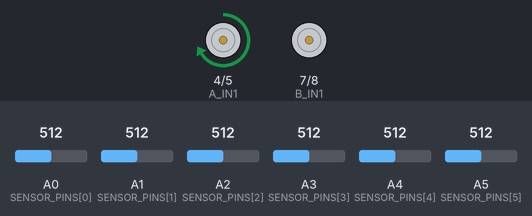
A sketch run on a simulated Arduino Uno, built with avr-gcc and run on an emulated ATmega328P. Shown: motor-driver pin pairs drawn as motors (green arrow = first pin HIGH = forward, orange = second pin HIGH = backward, longer = more drive, scaled by the enable pin). The test bench sets the inputs (shaded band); at power-on: A0 (SENSOR_PINS[0]) = 512, A5 (SENSOR_PINS[5]) = 512, A1 (SENSOR_PINS[1]) = 512, A2 (SENSOR_PINS[2]) = 512, A3 (SENSOR_PINS[3]) = 512, A4 (SENSOR_PINS[4]) = 512. What the sketch prints to the serial monitor is not drawn.

Above: at 1.2 s.
1.3 s: A0 (SENSOR_PINS[0]) set to 539
4.3 s: A0 (SENSOR_PINS[0]) set to 560
At 5.5 s:
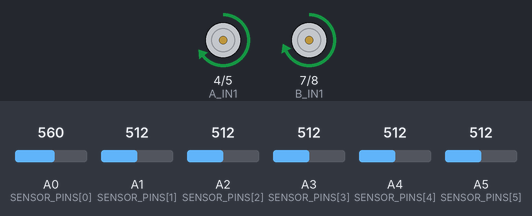
5.8 s: A5 (SENSOR_PINS[5]) set to 490
At 6.8 s:
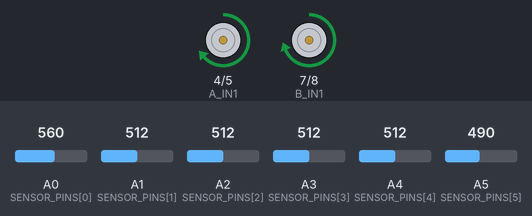
7.3 s: A1 (SENSOR_PINS[1]) set to 716
At 7.9 s:
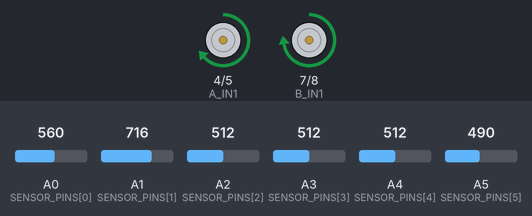
8.8 s: A2 (SENSOR_PINS[2]) set to 306
At 9.1 s:
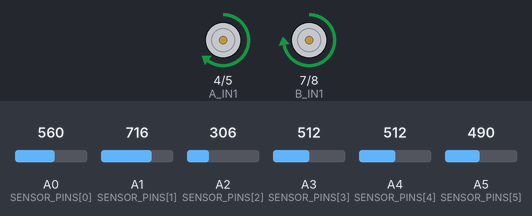
10.3 s: A5 (SENSOR_PINS[5]) set to 510
At 11.4 s:
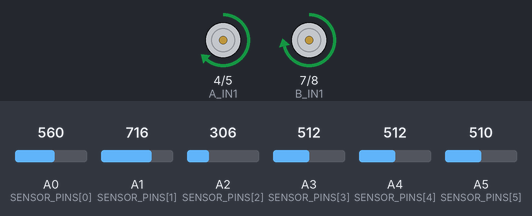
Timing chart, 0 to 12.8 s (numbered marks = the images above; inputs shaded):
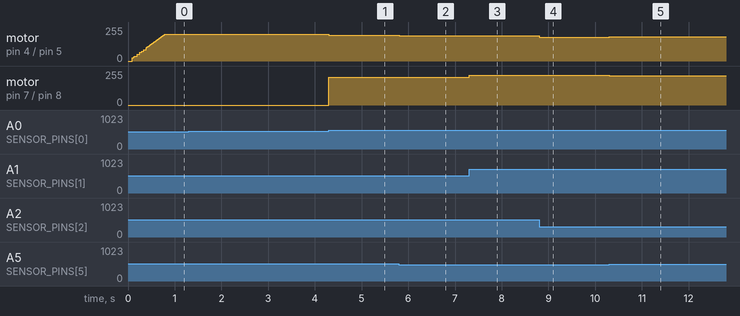

Measured:
- the behaviour switches between 550 and 551 on A0 (SENSOR_PINS[0]) (found by bisection; images 0 and 1)
- after the input at 4.3 s, motor on pin 4 (A_IN1) / pin 5 (A_IN2): forward 200/255 → forward 193/255 at once; motor on pin 7 (B_IN1) / pin 8 (B_IN2): stopped → forward 207/255 at once
- after the input at 5.8 s, motor on pin 4 (A_IN1) / pin 5 (A_IN2): forward 193/255 → forward 190/255 at once; motor on pin 7 (B_IN1) / pin 8 (B_IN2): forward 207/255 → forward 210/255 at once
- after the input at 7.3 s, motor on pin 7 (B_IN1) / pin 8 (B_IN2): forward 210/255 → forward 225/255 at once
- after the input at 8.8 s, motor on pin 4 (A_IN1) / pin 5 (A_IN2): forward 190/255 → forward 177/255 at once; motor on pin 7 (B_IN1) / pin 8 (B_IN2): forward 225/255 → forward 223/255 at once
- after the input at 10.3 s, motor on pin 4 (A_IN1) / pin 5 (A_IN2): forward 177/255 → forward 181/255 at once; motor on pin 7 (B_IN1) / pin 8 (B_IN2): forward 223/255 → forward 219/255 at once

The sketch:

leader-v2.ino
```cpp
#include "pins.h"
#include "sensors.h"
#include "wheel_control.h"

// ===== デバッグ設定 =====
#ifndef DEBUG_SENSOR_PRINT
#define DEBUG_SENSOR_PRINT 0  // 1: センサ出力を有効化
#endif
#ifndef DEBUG_PWM_PLOTTER
#define DEBUG_PWM_PLOTTER 1   // 1: PWMシリアルプロッター出力を有効化
#endif

// ===== センサパラメータ =====
int THRESHOLD = 500;
int HYST = 50;
float LINE_WHITE = 300.0f;
float LINE_BLACK = 900.0f;
float LINE_EPS = 0.01f;

// ===== モータパラメータ =====
int MAX_PWM = 255;
int MIN_PWM = 0;  // 逆回転でブレーキ効果
int BASE_SPEED = 200;
unsigned long RAMP_UP_MS = 1000;  // ソフトスタート時間（ms）
int LOST_TURN_PWM = 200;           // ライン見失い時の旋回PWM差分
int LOST_SPEED = 200;              // ライン見失い時のベース速度

// ===== PIDパラメータ =====
float Kp = 200.0f;
float Ki = 0.0f;
float Kd = 20.0f;
float PID_I_LIMIT = 100.0f;

struct PIDState {
  float integral = 0.0f;
  float lastError = 0.0f;
  unsigned long lastTime = 0;

  void reset() {
    integral = 0.0f;
    lastError = 0.0f;
    lastTime = 0;
  }
};

float computePidCorrection(PIDState& pid, float error) {
  unsigned long now = millis();
  float dt = 0.0f;
  if (pid.lastTime != 0) {
    dt = (now - pid.lastTime) / 1000.0f;
  }
  pid.lastTime = now;

  float derivative = 0.0f;
  if (dt > 0.0f) {
    pid.integral += error * dt;
    pid.integral = constrain(pid.integral, -PID_I_LIMIT, PID_I_LIMIT);
    derivative = (error - pid.lastError) / dt;
  }
  pid.lastError = error;

  return Kp * error + Ki * pid.integral + Kd * derivative;
}

namespace {
PIDState pid;
unsigned long startTime = 0;
}

void setup() {
  Serial.begin(115200);
  setupWheelPins();

  startTime = millis();
}

void loop() {
  Sense s = readSensors();
  unsigned long now = millis();

  int leftSpeed;
  int rightSpeed;
  float error = 0.0f;
  float correction = 0.0f;

  if (s.allWhite) {
    // 内側のタイヤだけ下げて旋回
    // lastBlackDirState=-1(ラインが左) → 左旋回 → 左を下げる
    // lastBlackDirState>=0(ラインが右or中央) → 右旋回 → 右を下げる
    if (s.lastBlackDirState < 0) {
      // 左旋回: 左を下げる
      leftSpeed = LOST_SPEED - LOST_TURN_PWM;
      rightSpeed = LOST_SPEED;
    } else {
      // 右旋回: 右を下げる
      leftSpeed = LOST_SPEED;
      rightSpeed = LOST_SPEED - LOST_TURN_PWM;
    }
    pid.reset();
  } else {
    error = computeError(s);
    correction = computePidCorrection(pid, error);

    // 両輪差動: 内輪を下げ、外輪を上げる
    // error正 = 機体が右 → 左旋回 → 左下げ・右上げ
    // error負 = 機体が左 → 右旋回 → 左上げ・右下げ
    int corr = (int)correction;
    leftSpeed = BASE_SPEED - corr;
    rightSpeed = BASE_SPEED + corr;
  }

  // PWM上限を決定
  int currentMaxPwm = MAX_PWM;

  // ソフトスタート: 経過時間に応じてPWM上限を制限
  unsigned long elapsed = now - startTime;
  if (elapsed < RAMP_UP_MS) {
    currentMaxPwm = (int)((long)MAX_PWM * elapsed / RAMP_UP_MS);
  }

  // ラインロスト時はさらに上限を下げる
  if (s.allWhite && currentMaxPwm > LOST_SPEED) {
    currentMaxPwm = LOST_SPEED;
  }

  leftSpeed = constrain(leftSpeed, MIN_PWM, currentMaxPwm);
  rightSpeed = constrain(rightSpeed, MIN_PWM, currentMaxPwm);

  setWheels(leftSpeed, rightSpeed);

#if DEBUG_SENSOR_PRINT
  // センサデバッグ出力
  for (size_t i = 0; i < SENSOR_COUNT; ++i) {
    Serial.print(F("S"));
    Serial.print(i);
    Serial.print(F(":"));
    Serial.print(s.raw[i]);
    Serial.print(F("\t"));
  }
  Serial.print(F("Err:"));
  Serial.print(error);
  Serial.print(F("\tCorr:"));
  Serial.print(correction);
  Serial.print(F("\tL:"));
  Serial.print(leftSpeed);
  Serial.print(F("\tR:"));
  Serial.println(rightSpeed);
#endif

#if DEBUG_PWM_PLOTTER
  // シリアルプロッター用PWM出力
  Serial.print(F("Left:"));
  Serial.print(leftSpeed);
  Serial.print(F("\tRight:"));
  Serial.print(rightSpeed);
  Serial.print(F("\tMax:"));
  Serial.print(MAX_PWM);
  Serial.print(F("\tMin:"));
  Serial.println(MIN_PWM);
#endif
}
```

sensors.h
```cpp
#pragma once
#include <Arduino.h>

inline constexpr size_t SENSOR_COUNT = 6;

struct Sense {
  int raw[SENSOR_COUNT];
  bool isBlack[SENSOR_COUNT];

  bool anyBlack;
  bool allBlack;
  bool allWhite;
  int blackDirState;      // -1=左寄り, 0=中央, +1=右寄り
  int lastBlackDirState;  // 最後に黒を検出したときのdirState
};

Sense readSensors();
float computeError(const Sense& s);
void debugPrintSensors(const Sense& s);
```

sensors.ino
```cpp
#include "sensors.h"
#include "pins.h"

extern int THRESHOLD;
extern int HYST;
extern float LINE_WHITE;
extern float LINE_BLACK;
extern float LINE_EPS;

namespace {

bool applyHysteresis(int raw, bool lastState, int thH, int thL) {
  return lastState ? (raw > thL) : (raw > thH);
}

int computeBlackDirState(const Sense& s) {
  bool left = false;
  bool right = false;
  bool center = false;

  // 6センサー弓形配置:
  //     S2  S3    (中央・前)
  //   S1      S4  (中間)
  // S0          S5 (外側・後)
  // S0,S1 = 左, S2,S3 = 中央, S4,S5 = 右
  for (size_t i = 0; i < SENSOR_COUNT; ++i) {
    if (!s.isBlack[i]) continue;
    if (i <= 1)      left = true;
    else if (i >= 4) right = true;
    else             center = true;
  }

  if (left && !right) return -1;
  if (right && !left) return +1;
  return 0;
}

}  // namespace

Sense readSensors() {
  static bool lastBlack[SENSOR_COUNT] = {};
  static int lastDirState = 0;

  Sense s{};
  int thH = THRESHOLD + HYST;
  int thL = THRESHOLD - HYST;

  for (size_t i = 0; i < SENSOR_COUNT; ++i) {
    s.raw[i] = analogRead(SENSOR_PINS[i]);
    s.isBlack[i] = applyHysteresis(s.raw[i], lastBlack[i], thH, thL);
    lastBlack[i] = s.isBlack[i];
  }

  s.anyBlack = false;
  s.allBlack = true;
  for (size_t i = 0; i < SENSOR_COUNT; ++i) {
    if (s.isBlack[i]) s.anyBlack = true;
    else              s.allBlack = false;
  }
  s.allWhite = !s.anyBlack;

  s.blackDirState = computeBlackDirState(s);
  if (s.anyBlack) {
    lastDirState = s.blackDirState;
  }
  s.lastBlackDirState = lastDirState;

  return s;
}

float computeError(const Sense& s) {
  static float lastErr = 0.0f;

  auto norm = [](int v) -> float {
    extern float LINE_WHITE, LINE_BLACK;
    float x = (v - LINE_WHITE) / (LINE_BLACK - LINE_WHITE);
    if (x < 0.0f) x = 0.0f;
    if (x > 1.0f) x = 1.0f;
    return x;
  };

  // 機体が右にずれている → error正
  // 6センサー弓形配置: S0(左外)→S5(右外)の順で重み付け
  static const float weights[SENSOR_COUNT] = {1.0f, 0.6f, 0.2f, -0.2f, -0.6f, -1.0f};
  float sum = 0.0f;
  float weighted = 0.0f;

  for (size_t i = 0; i < SENSOR_COUNT; ++i) {
    float b = norm(s.raw[i]);
    sum += b;
    weighted += b * weights[i];
  }

  if (sum < LINE_EPS) {
    return lastErr;
  }

  float err = weighted / sum;
  lastErr = err;
  return err;
}

void debugPrintSensors(const Sense& s) {
  Serial.print(F("[Sensors]"));
  for (size_t i = 0; i < SENSOR_COUNT; ++i) {
    Serial.print(F(" "));
    Serial.print(s.raw[i]);
    Serial.print(s.isBlack[i] ? F("B") : F("W"));
  }
  Serial.print(F(" dir="));
  Serial.print(s.blackDirState);
  Serial.print(F(" last="));
  Serial.println(s.lastBlackDirState);
}
```

wheel_control.h
```cpp
#pragma once

#include <Arduino.h>

// 速度符号付き指定：正=前進、負=後退、0=停止（惰性寄り）
void setupWheelPins();
void setWheelA(int speedSigned);
void setWheelB(int speedSigned);

// 左右同時設定（LEFT_IS_Aに合わせて割当）
// left>right → 右旋回（ω<0）、right>left → 左旋回（ω>0）
void setWheels(int leftSpeed, int rightSpeed);
```

wheel_control.ino
```cpp
#include "wheel_control.h"
#include "pins.h"

extern int MAX_PWM;
extern int MIN_PWM;

namespace {
void drivePins(int IN1, int IN2, bool cw) {
  digitalWrite(IN1, cw ? HIGH : LOW);
  digitalWrite(IN2, cw ? LOW  : HIGH);
}

void setWheel(int speedSigned, uint8_t in1, uint8_t in2, uint8_t pwmPin) {
  int spd = constrain(abs(speedSigned), MIN_PWM, MAX_PWM);
  if (speedSigned > 0)      drivePins(in1, in2, true);
  else if (speedSigned < 0) drivePins(in1, in2, false);
  else {
    digitalWrite(in1, LOW);
    digitalWrite(in2, LOW);
  }
  analogWrite(pwmPin, spd);
}
}  // namespace

void setupWheelPins() {
  pinMode(A_IN1, OUTPUT);
  pinMode(A_IN2, OUTPUT);
  pinMode(A_PWM, OUTPUT);
  pinMode(B_IN1, OUTPUT);
  pinMode(B_IN2, OUTPUT);
  pinMode(B_PWM, OUTPUT);

  digitalWrite(A_IN1, LOW);
  digitalWrite(A_IN2, LOW);
  digitalWrite(B_IN1, LOW);
  digitalWrite(B_IN2, LOW);
  analogWrite(A_PWM, 0);
  analogWrite(B_PWM, 0);
}

void setWheelA(int speedSigned) {
  setWheel(speedSigned, A_IN1, A_IN2, A_PWM);
}

void setWheelB(int speedSigned) {
  setWheel(speedSigned, B_IN1, B_IN2, B_PWM);
}

void setWheels(int leftSpeed, int rightSpeed) {
  if (LEFT_IS_A) {
    setWheelA(leftSpeed);
    setWheelB(rightSpeed);
  } else {
    setWheelA(rightSpeed);
    setWheelB(leftSpeed);
  }
}
```

pins.h
```cpp
#pragma once
#include <Arduino.h>

// ===== センサ配線（6センサ・弓形配置）=====
// 配置:     S2  S3      (中央・前)
//         S1      S4    (中間)
//       S0          S5  (外側・後)
inline constexpr uint8_t SENSOR_PINS[6] = {A0, A1, A2, A3, A4, A5};

// ===== モータ配線 =====
// モータA（左）
inline constexpr uint8_t A_PWM = 3;
inline constexpr uint8_t A_IN1 = 4;
inline constexpr uint8_t A_IN2 = 5;
// モータB（右）
inline constexpr uint8_t B_PWM = 6;
inline constexpr uint8_t B_IN1 = 7;
inline constexpr uint8_t B_IN2 = 8;

// 左右が A/B のどちらか
inline constexpr bool LEFT_IS_A = true;
```
